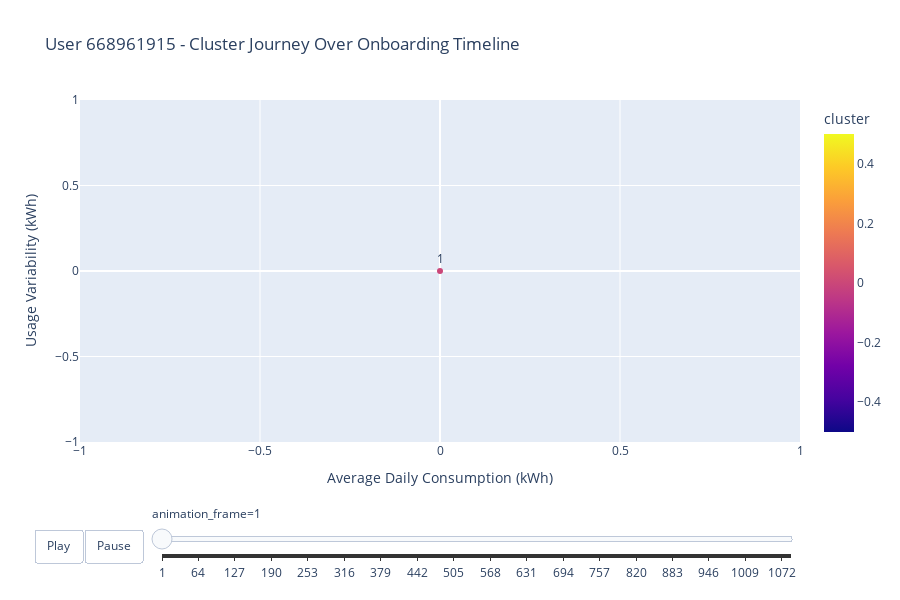

The cell this chart's notebook holds for it:
### Code cell
animate_timeline_cluster_by_days(668961915)
